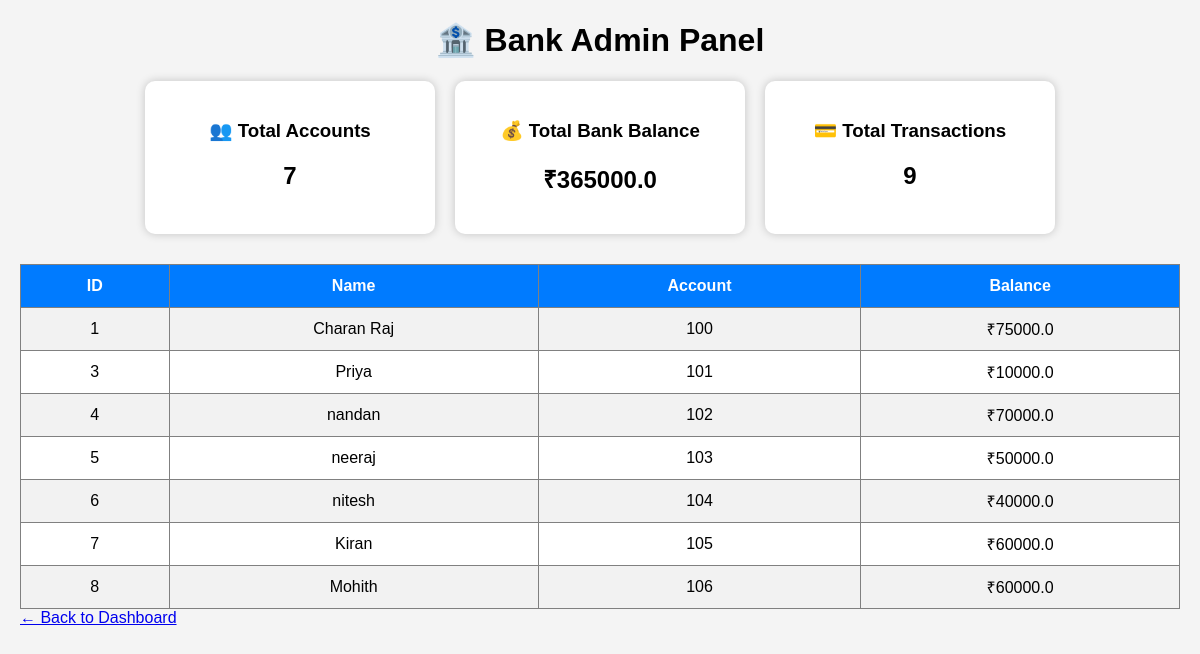
The page /admin (signed in) on the database its author committed.
### tables this page shows
CREATE TABLE users(
        id INTEGER PRIMARY KEY AUTOINCREMENT,
        name TEXT NOT NULL,
        account TEXT UNIQUE,
        password TEXT,
        balance REAL
    );

### app.py (the view)
@app.route('/admin')
def admin():
    if 'account' not in session:
        return redirect('/')
    admins = ['100']
    if session['account'] not in admins:
        flash("Access Denied!", "error")
        return redirect('/dashboard')
    conn = get_db_connection()
    cur = conn.cursor()
    cur.execute("SELECT * FROM users")
    users = cur.fetchall()
    cur.execute("SELECT COUNT(*) FROM users")
    total_accounts = cur.fetchone()[0]
    cur.execute("SELECT SUM(balance) FROM users")
    total_balance = cur.fetchone()[0]
    cur.execute("SELECT COUNT(*) FROM transactions")
    total_transactions = cur.fetchone()[0]
    conn.close()
    return render_template(
        'admin.html',
        users=users,
        total_accounts=total_accounts,
        total_balance=total_balance,
        total_transactions=total_transactions
    )

### app.py (called while the page is built)
def get_db_connection():
    conn = sqlite3.connect('bank.db')
    conn.row_factory = sqlite3.Row
    return conn

### templates/admin.html (shortened to what this page needs)
<!DOCTYPE html>
<html>
<head>
</head>
<body>
<h1>🏦 Bank Admin Panel</h1>
<div class="stats">
    <div class="card">
        <h3>👥 Total Accounts</h3>
        <h2>{{ total_accounts }}</h2>
    </div>
    <div class="card">
        <h3>💰 Total Bank Balance</h3>
        <h2>₹{{ total_balance }}</h2>
    </div>
    <div class="card">
        <h3>💳 Total Transactions</h3>
        <h2>{{ total_transactions }}</h2>
    </div>
</div>
<table border="1">
<tr>
    <th>ID</th>
    <th>Name</th>
    <th>Account</th>
    <th>Balance</th>
</tr>
{% for user in users %}
<tr>
    <td>{{ user.id }}</td>
    <td>{{ user.name }}</td>
    <td>{{ user.account }}</td>
    <td>₹{{ user.balance }}</td>
</tr>
{% endfor %}
</table>
 <div class="nav-links">
        <a href="/dashboard">← Back to Dashboard</a>
    </div>
</body>
</html>

### templates/admin.html (style rules this page uses)
body { font-family: Arial, sans-serif; background:#f4f4f4; margin:20px; }
h1 { text-align:center; }
.stats { display:flex; justify-content:center; gap:20px; margin-bottom:30px; }
.card { background:white; padding:20px; border-radius:10px; box-shadow:0 0 10px rgba(0,0,0,0.2); width:250px; text-align:center; }
table { width:100%; border-collapse:collapse; background:white; }
th { background:#007bff; color:white; padding:12px; }
td { padding:10px; text-align:center; }
tr:nth-child(even) { background:#f2f2f2; }

### rows shown on the page
users: id "1", name "Charan Raj", account "100", balance "75000.0"
users: id "3", name "Priya", account "101", balance "10000.0"
users: id "4", name "nandan", account "102", balance "70000.0"
users: id "5", name "neeraj", account "103", balance "50000.0"
users: id "6", name "nitesh", account "104", balance "40000.0"
users: id "7", name "Kiran", account "105", balance "60000.0"
users: id "8", name "Mohith", account "106", balance "60000.0"

### other values the page prints
{{ total_accounts }} "7"
{{ total_balance }} "365000.0"
{{ total_transactions }} "9"
